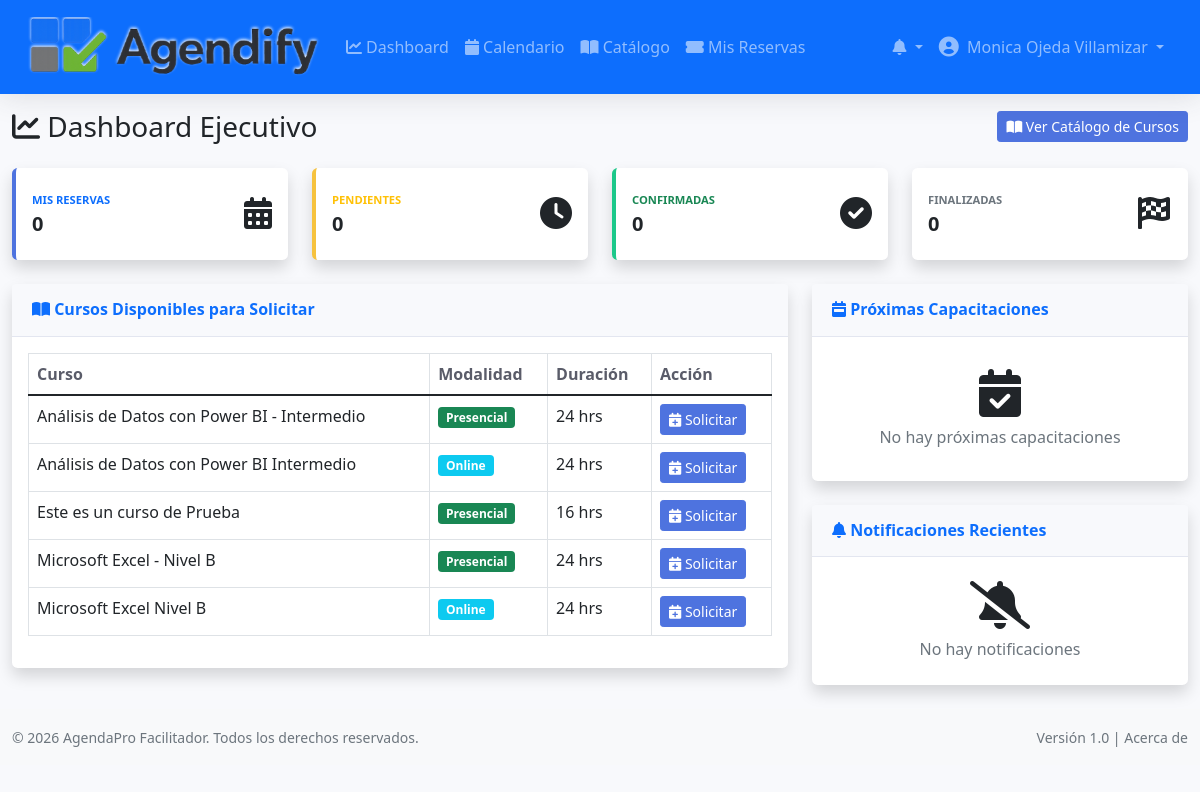
Screenshot of /dashboard/ejecutivo (signed in) with the database file from the repository.
### tables this page shows
CREATE TABLE `courses` (
  `id` int UNSIGNED NOT NULL,
  `nombre` varchar(200) NOT NULL,
  `descripcion` text,
  `duracion_horas` int UNSIGNED NOT NULL,
  `modalidad` enum('online','presencial','hibrido') NOT NULL,
  `publico` tinyint(1) DEFAULT '1',
  `activo` tinyint(1) DEFAULT '1',
  `created_by` int DEFAULT NULL,
  `imagen` varchar(255) DEFAULT NULL,
  `descriptor_pdf` varchar(255) DEFAULT NULL,
  `created_at` timestamp NULL DEFAULT CURRENT_TIMESTAMP,
  `updated_at` timestamp NULL DEFAULT CURRENT_TIMESTAMP ON UPDATE CURRENT_TIMESTAMP
);

### views/dashboard/executive.php (the view, shortened to what the rows shown need)
<?php require_once 'views/layouts/header.php'; ?>
<div class="container-fluid">
    <div class="d-sm-flex align-items-center justify-content-between mb-4">
        <h1 class="h3 mb-0 text-gray-800">
            <i class="fas fa-chart-line"></i> Dashboard Ejecutivo
        </h1>
    </div>
    <div class="row">
        <div class="col-lg-8">
            <div class="card shadow mb-4">
                <div class="card-body">
                    <?php if (!empty($cursos_disponibles)): ?>
                    <div class="table-responsive">
                        <table class="table table-bordered table-hover">
                            <thead>
                                <tr>
                                    <th>Curso</th>
                                    <th>Modalidad</th>
                                    <th>Duración</th>
                                    <th>Acción</th>
                                </tr>
                            </thead>
                            <tbody>
                                <?php foreach ($cursos_disponibles as $curso): ?>
                                <tr>
                                    <td><?php echo htmlspecialchars($curso['nombre']); ?></td>
                                    <td>
                                        <span class="badge <?php echo $curso['modalidad'] == 'online' ? 'bg-info' : 'bg-success'; ?>">
                                            <?php echo $curso['modalidad'] == 'online' ? 'Online' : 'Presencial'; ?>
                                        </span>
                                    </td>
                                    <td><?php echo $curso['duracion_horas']; ?> hrs</td>
                                    <td>
                                        <a href="<?php echo BASE_URL; ?>/bookings/create?curso_id=<?php echo $curso['id']; ?>" class="btn btn-sm btn-primary">
                                            <i class="fas fa-calendar-plus"></i> Solicitar
                                        </a>
                                    </td>
                                </tr>
                                <?php endforeach; ?>
                            </tbody>
                        </table>
                    </div>
                    <?php endif; ?>
                </div>
            </div>
        </div>
    </div>
</div>
<?php require_once 'views/layouts/footer.php'; ?>

### rows the page displays
courses: nombre "Análisis de Datos con Power BI - Intermedio", modalidad "Presencial", duracion_horas "24"
courses: nombre "Análisis de Datos con Power BI Intermedio", modalidad "Online", duracion_horas "24"
courses: nombre "Este es un curso de Prueba", modalidad "Presencial", duracion_horas "16"
courses: nombre "Microsoft Excel - Nivel B", modalidad "Presencial", duracion_horas "24"
courses: nombre "Microsoft Excel Nivel B", modalidad "Online", duracion_horas "24"

### other values shown
$_SESSION['user']['nombre'] "Monica Ojeda Villamizar"
$mis_reservas "0"
$reservas_pendientes "0"
$reservas_confirmadas "0"
$reservas_finalizadas "0"
